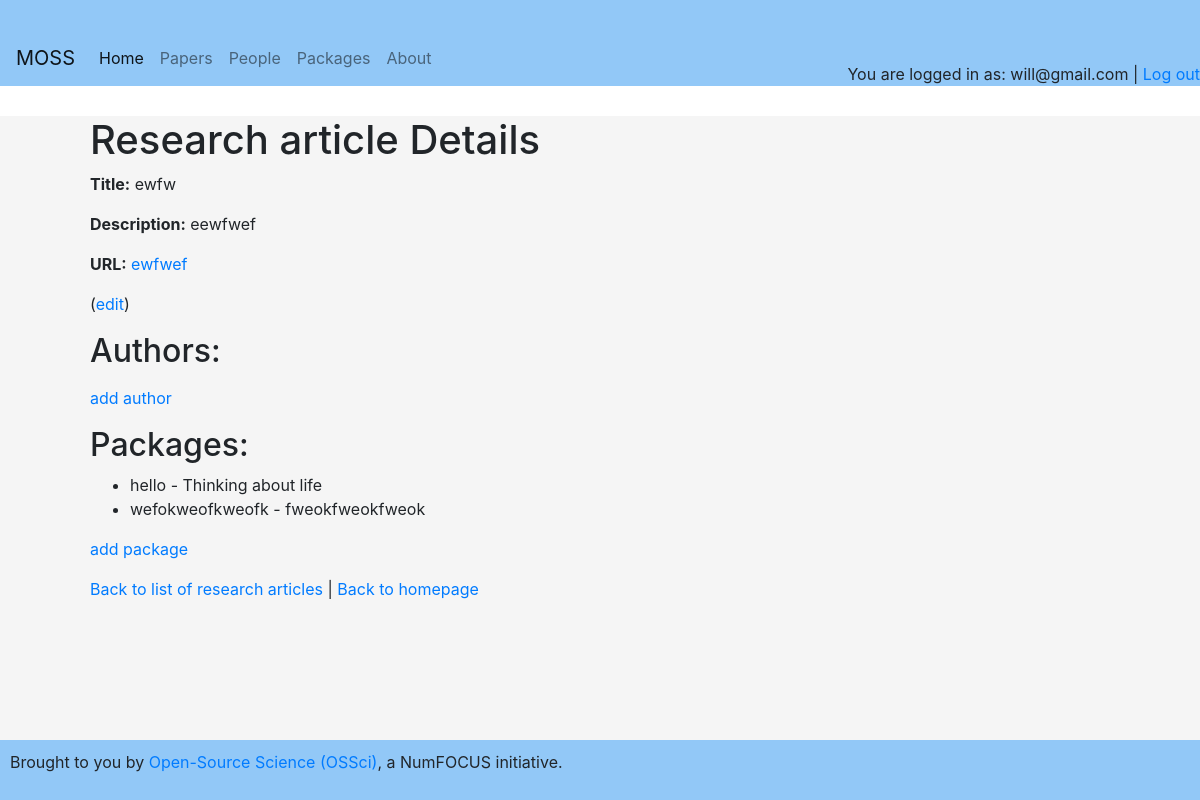
Screenshot of /articles/1 (signed in) with the database file from the repository.
### app.py (models this page shows)
class User(UserMixin, db.Model):
    id = db.Column(db.Integer, primary_key=True)
    email = db.Column(db.String(120), unique=True, nullable=False)
    password = db.Column(db.String(120), nullable=False)
    name = db.Column(db.String(120))
    bio = db.Column(db.String(500))
    url = db.Column(db.String(200))

class Article(db.Model):
    __tablename__ = 'articles'
    id = db.Column(db.Integer, primary_key=True)
    title = db.Column(db.String(120), nullable=False)
    description = db.Column(db.String(500))
    url = db.Column(db.String(200))
    packages = relationship("PackagesPerPaper", back_populates="article")
    persons = relationship("PaperPerPerson", back_populates="article")

class PackagesPerPaper(db.Model):
    __tablename__ = 'packages_paper'
    tool_id = db.Column(db.Integer, ForeignKey('tools.id'), primary_key=True)
    article_id = db.Column(db.Integer, ForeignKey('articles.id'), primary_key=True)
    article = relationship("Article", back_populates="packages")
    tool = relationship("Tool", back_populates="articles")

class Tool(db.Model):
    __tablename__ = 'tools'
    id = db.Column(db.Integer, primary_key=True)
    name = db.Column(db.String(120), nullable=False)
    description = db.Column(db.String(500))
    url = db.Column(db.String(200))
    persons = relationship("PackagesPerPerson", back_populates="tool")
    articles = relationship("PackagesPerPaper", back_populates="tool")

### app.py (the view)
@app.route('/articles/<int:article_id>')
def article_detail(article_id):
    article = Article.query.get_or_404(article_id)
    return render_template('article_detail.html', article=article)

### app.py (called while the page is built)
@app.context_processor
def inject_current_user():
    return dict(current_user=current_user)

@login_manager.user_loader
def load_user(user_id):
    return db.session.get(User, int(user_id))

### templates/article_detail.html (shortened to what this page needs)
{% extends 'base.html' %}
{% block content %}
<h1>Research article Details</h1>
<p><strong>Title:</strong> {{ article.title }}</p>
<p><strong>Description:</strong> {{ article.description }}</p>
<p><strong>URL:</strong> <a href="{{ article.url }}">{{ article.url }}</a></p>
<p>(<a href="">edit</a>)</p>
<h2>Authors:</h2>
<p><a href="{{ url_for('associate_person_paper') }}">add author</a></p>
<h2>Packages:</h2>
<ul>
    {% for package in article.packages %}
        <li>{{ package.tool.name }} - {{ package.tool.description }}</li>
    {% endfor %}
</ul>
<p><a href="{{ url_for('associate_paper_package') }}">add package</a></p>
<p>
  <a href="{{ url_for('articles') }}">Back to list of research articles</a> |
  <a href="{{ url_for('index') }}">Back to homepage</a>
</p>
{% endblock %}

### templates/header.html (shortened to what this page needs)
<div class="header">
    <div class="header-left">
      <nav class="navbar navbar-expand-lg navbar-light" style="background-color: #92c8f7;">
        <a class="navbar-brand" href="{{ url_for('index') }}">MOSS</a>
        <div class="collapse navbar-collapse" id="navbarNav">
          <ul class="navbar-nav">
            <li class="nav-item active">
              <a class="nav-link" href="{{ url_for('index') }}">Home <span class="sr-only">(current)</span></a>
            </li>
            <li class="nav-item">
              <a class="nav-link" href="{{ url_for('articles') }}">Papers</a>
            </li>
            <li class="nav-item">
              <a class="nav-link" href="{{ url_for('persons') }}">People</a>
            </li>
            <li class="nav-item">
              <a class="nav-link" href="{{ url_for('tools') }}">Packages</a>
            </li>
            <li class="nav-item">
              <a class="nav-link" href="{{ url_for('about') }}">About</a>
            </li>
          </ul>
        </div>
      </nav>
    </div>
    {% if current_user.is_authenticated %}
    <div class="header-right">
      You are logged in as: {{ current_user.email }} | <a href="{{ url_for('logout') }}">Log out</a>
    </div>
  {% else %}
    <div class="header-right">
      <a href="{{ url_for('register') }}">Register</a> |
      <a href="{{ url_for('login') }}">Login</a>
    </div>
  {% endif %}
</div>

### static/style.css (style rules this page uses)
body { font-family: Arial, sans-serif; background-color: #f5f5f5; margin: 0; padding: 0; min-height: 100vh; display: flex; flex-direction: column; }
.header { background-color: #92c8f7; padding-top: 30px; display: flex; justify-content: space-between; }
.header-left { position: relative; background-color: #92c8f7; }
.header-right { align-self: flex-end; }
html, body { height: 100%; }

### rows the page displays
User: email "will@gmail.com"
Article: title "ewfw", description "eewfwef", url "ewfwef"
PackagesPerPaper: tool.name "hello", tool.description "Thinking about life"
PackagesPerPaper: tool.name "wefokweofkweofk", tool.description "fweokfweokfweok"
